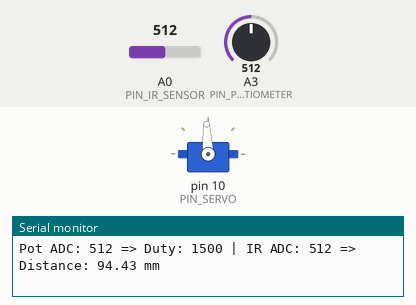
A sketch run on a simulated Arduino Uno, built with avr-gcc and run on an emulated ATmega328P. Shown: servo, the last lines printed to the serial monitor. The test bench sets the inputs (shaded band); at power-on: A3 (PIN_POTENTIOMETER) = 512, A0 (PIN_IR_SENSOR) = 512.

Above: at 1.2 s.
1.3 s: A3 (PIN_POTENTIOMETER) set to 716
At 2.1 s:
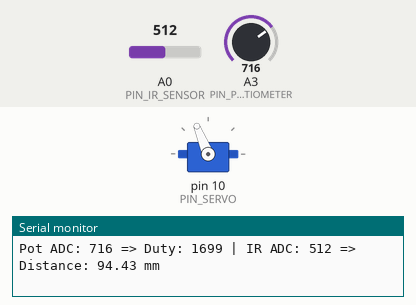
2.8 s: A3 (PIN_POTENTIOMETER) set to 900
At 3.2 s:
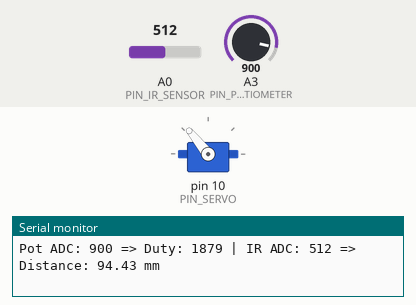
4.3 s: A3 (PIN_POTENTIOMETER) set to 1010
At 5.5 s:
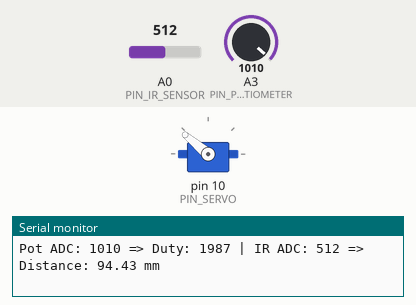
5.8 s: A3 (PIN_POTENTIOMETER) set to 306
At 6.7 s:
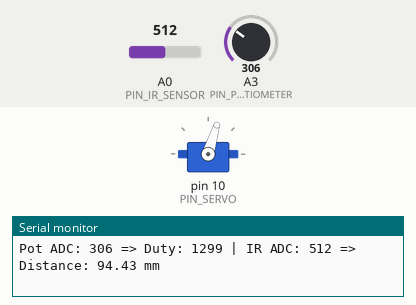
7.3 s: A0 (PIN_IR_SENSOR) set to 673
8.8 s: A0 (PIN_IR_SENSOR) set to 693
Timing chart, 0 to 11.7 s (numbered marks = the images above; inputs shaded):
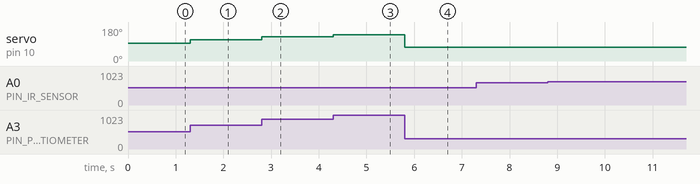

The sketch:

17_example_2.ino
```cpp
#include <Servo.h>

// 핀 정의
#define PIN_POTENTIOMETER A3   // 가변 저항을 A3 핀에 연결
#define PIN_SERVO         10   // 서보를 디지털 핀 10에 연결
#define PIN_IR_SENSOR     A0    // 적외선 거리 센서를 A0 핀에 연결

// 서보 PWM 신호 범위 설정 (서보에 따라 다를 수 있음)
#define _DUTY_MIN 1000  // 서보의 최대 시계 방향 위치 (0도)
#define _DUTY_NEU 1500  // 서보의 중립 위치 (90도)
#define _DUTY_MAX 2000  // 서보의 최대 반시계 방향 위치 (180도)

#define LOOP_INTERVAL 50   // 루프 간격 (밀리초)

// 서보 객체 생성
Servo myservo;
unsigned long last_loop_time = 0;   // 이전 루프 시간

void setup()
{
  // 서보 초기화 및 중립 위치 설정
  myservo.attach(PIN_SERVO);
  myservo.writeMicroseconds(_DUTY_NEU);  // 서보를 중립 위치로 초기화

  // 시리얼 통신 시작
  Serial.begin(57600);
}

void loop()
{
  unsigned long time_curr = millis();
  int a_pot, duty, a_ir;
  float distance;

  // 다음 이벤트 시간까지 대기
  if (time_curr < (last_loop_time + LOOP_INTERVAL))
    return;
  last_loop_time += LOOP_INTERVAL;

  // 가변 저항 값 읽기
  a_pot = analogRead(PIN_POTENTIOMETER);  // 0 ~ 1023

  // 서보 제어: 가변 저항 값을 서보 PWM 신호로 매핑
  duty = map(a_pot, 0, 1023, _DUTY_MIN, _DUTY_MAX);
  myservo.writeMicroseconds(duty);

  // 적외선 센서 값 읽기
  a_ir = analogRead(PIN_IR_SENSOR);  // 0 ~ 1023

  // 거리 계산: 선형 모델 사용
  // distance_raw = (6762.0 / (a_value - 9) - 4.0) * 10.0
  if (a_ir > 9) {  // 분모가 0이 되지 않도록 9보다 클 때만 계산
    distance = (6762.0 / (a_ir - 9) - 4.0) * 10.0;  // mm 단위
  }
  else {
    distance = -1;  // 유효하지 않은 거리
  }

  // 0~6cm (60mm) 범위 무시
  if (distance > 60) {
    // 유효 거리
  }
  else {
    distance = -1;  // 무시
  }

  // 시리얼 출력
  Serial.print("Pot ADC: ");
  Serial.print(a_pot);
  Serial.print(" => Duty: ");
  Serial.print(duty);

  Serial.print(" | IR ADC: ");
  Serial.print(a_ir);
  Serial.print(" => Distance: ");
  if (distance > 60)
    Serial.print(distance);
  else
    Serial.print("Error or <6cm");
  Serial.println(" mm");

  // 필요 시, 거리 값에 따라 추가 동작 구현 가능
}
```

Measured:
- after the input at 1.3 s, servo on pin 10 (PIN_SERVO): 93° → 112° at once
- after the input at 2.8 s, servo on pin 10 (PIN_SERVO): 112° → 129° at once
- after the input at 4.3 s, servo on pin 10 (PIN_SERVO): 129° → 140° at once
- after the input at 5.8 s, servo on pin 10 (PIN_SERVO): 140° → 73° at once
